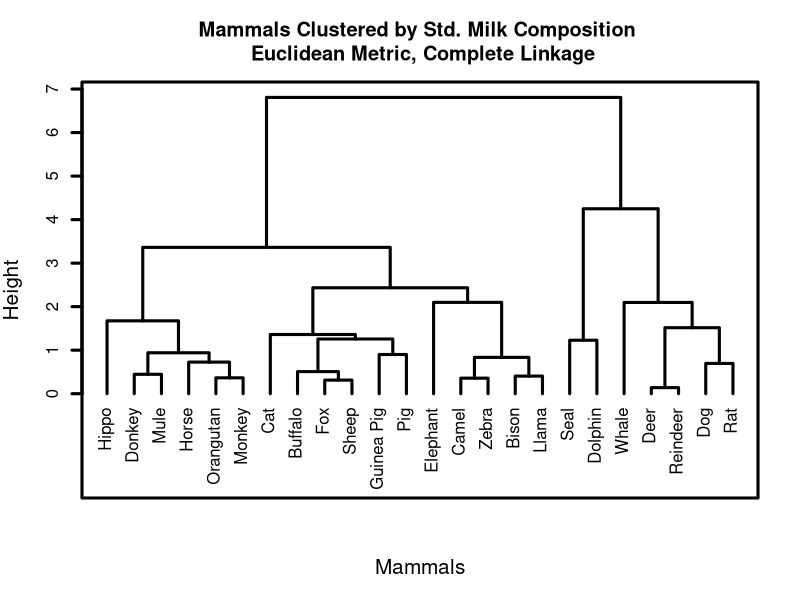

The R script that drew this image:
## ---- chunk 1
knitr::opts_chunk$set(warning=FALSE, message=FALSE)
## ---- chunk 2
library(tidyverse)
Mammals_Milk<-read.csv("Milk_Composition.csv",header=T,row.names=1)
head(Mammals_Milk)
## ---- chunk 3
summary(Mammals_Milk)
## ---- chunk 4
Mammals_Milk_Std<-round(scale(Mammals_Milk),2)
head(Mammals_Milk_Std)
## ---- chunk 5
Mammals_Milk_Std_HC <- hclust(dist(Mammals_Milk_Std)) # Euclidean Metric, Complex Linkage is the default
plot(Mammals_Milk_Std_HC, lwd=3, main="Mammals Clustered by Std. Milk Composition \n Euclidean Metric, Complete Linkage", sub="", xlab="Mammals", cex.lab=1.25, hang=-1, frame.plot=T)
## ---- chunk 6
set.seed(125)
MMilk_km_3 <- kmeans(Mammals_Milk_Std, centers=3, nstart=100)
MMilk_km_4 <- kmeans(Mammals_Milk_Std, centers=4, nstart=100)
mutate(Mammals_Milk, "km_3"=MMilk_km_3$cluster, "km_4"=MMilk_km_4$cluster)
## ---- chunk 7

## ---- chunk 8

